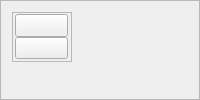
     <widget class="QFrame" name="modeLayout">
      <property name="minimumSize">
       <size>
        <width>0</width>
        <height>0</height>
       </size>
      </property>
      <property name="frameShape">
       <enum>QFrame::StyledPanel</enum>
      </property>
      <property name="frameShadow">
       <enum>QFrame::Raised</enum>
      </property>
      <layout class="QVBoxLayout" name="verticalLayout_12">
       <item>
        <layout class="QVBoxLayout" name="frame_10">
         <property name="sizeConstraint">
          <enum>QLayout::SetDefaultConstraint</enum>
         </property>
         <item>
          <widget class="QFrame" name="frame_8">
           <property name="minimumSize">
            <size>
             <width>0</width>
             <height>50</height>
            </size>
           </property>
           <property name="maximumSize">
            <size>
             <width>60</width>
             <height>110</height>
            </size>
           </property>
           <property name="frameShape">
            <enum>QFrame::StyledPanel</enum>
           </property>
           <property name="frameShadow">
            <enum>QFrame::Raised</enum>
           </property>
           <property name="lineWidth">
            <number>0</number>
           </property>
           <layout class="QHBoxLayout" name="horizontalLayout_8">
            <property name="spacing">
             <number>0</number>
            </property>
            <property name="leftMargin">
             <number>2</number>
            </property>
            <property name="topMargin">
             <number>1</number>
            </property>
            <property name="rightMargin">
             <number>3</number>
            </property>
            <property name="bottomMargin">
             <number>2</number>
            </property>
            <item>
             <layout class="QVBoxLayout" name="verticalLayout_9">
              <item>
               <widget class="QPushButton" name="modeSideBar">
                <property name="minimumSize">
                 <size>
                  <width>52</width>
                  <height>0</height>
                 </size>
                </property>
                <property name="maximumSize">
                 <size>
                  <width>60</width>
                  <height>60</height>
                 </size>
                </property>
                <property name="text">
                 <string/>
                </property>
                <property name="icon">
                 <iconset>
                  <normaloff>icons/search.png</normaloff>icons/search.png</iconset>
                </property>
                <property name="iconSize">
                 <size>
                  <width>40</width>
                  <height>40</height>
                 </size>
                </property>
                <property name="checkable">
                 <bool>true</bool>
                </property>
                <property name="checked">
                 <bool>false</bool>
                </property>
                <property name="flat">
                 <bool>false</bool>
                </property>
               </widget>
              </item>
              <item>
               <widget class="QPushButton" name="dashboardbtn">
                <property name="minimumSize">
                 <size>
                  <width>52</width>
                  <height>0</height>
                 </size>
                </property>
                <property name="maximumSize">
                 <size>
                  <width>60</width>
                  <height>60</height>
                 </size>
                </property>
                <property name="text">
                 <string/>
                </property>
                <property name="icon">
                 <iconset>
                  <normaloff>icons/dashboard.png</normaloff>icons/dashboard.png</iconset>
                </property>
                <property name="iconSize">
                 <size>
                  <width>40</width>
                  <height>40</height>
                 </size>
                </property>
                <property name="checkable">
                 <bool>true</bool>
                </property>
                <property name="checked">
                 <bool>false</bool>
                </property>
                <property name="flat">
                 <bool>false</bool>
                </property>
               </widget>
              </item>
             </layout>
            </item>
           </layout>
          </widget>
         </item>
         <item>
          <widget class="QFrame" name="sideBarFrame">
           <property name="minimumSize">
            <size>
             <width>0</width>
             <height>0</height>
            </size>
           </property>
           <property name="maximumSize">
            <size>
             <width>0</width>
             <height>16777215</height>
            </size>
           </property>
           <property name="font">
            <font>
             <pointsize>10</pointsize>
            </font>
           </property>
           <property name="frameShape">
            <enum>QFrame::StyledPanel</enum>
           </property>
           <property name="frameShadow">
            <enum>QFrame::Raised</enum>
           </property>
           <layout class="QHBoxLayout" name="horizontalLayout_22">
            <property name="leftMargin">
             <number>0</number>
            </property>
            <property name="topMargin">
             <number>0</number>
            </property>
            <property name="rightMargin">
             <number>0</number>
            </property>
            <property name="bottomMargin">
             <number>0</number>
            </property>
           </layout>
          </widget>
         </item>
        </layout>
       </item>
      </layout>
     </widget>
